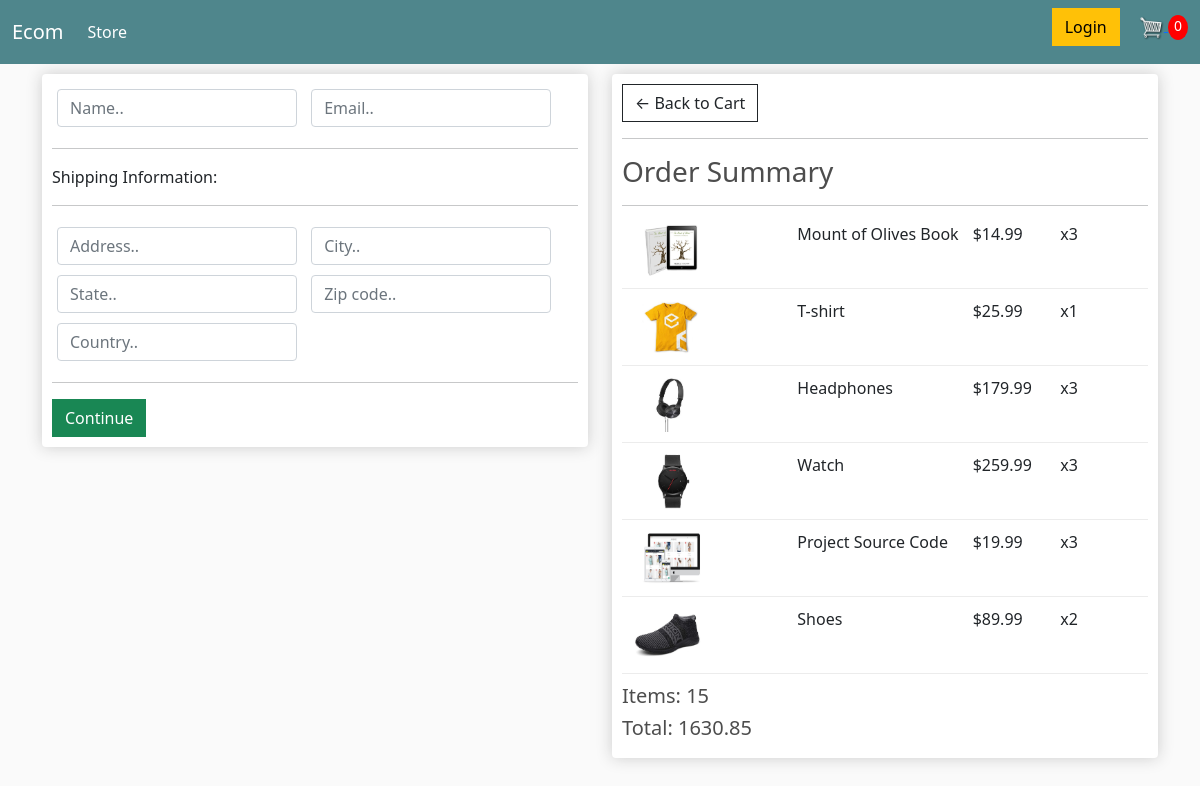
Screenshot of /checkout/ (signed in) with the database file from the repository.
### store/models.py (models this page shows, shortened)
class OrderItem(models.Model):
    product = models.ForeignKey(Product, on_delete=models.SET_NULL, blank=True, null=True)
    order = models.ForeignKey(Order, on_delete=models.SET_NULL, blank=True, null=True)
    quantity = models.IntegerField(default=0, null=True, blank=True)
    date_added = models.DateTimeField(auto_now_add=True)
    @property
    def get_total(self):
        total = self.product.price * self.quantity
        return total

class Product(models.Model):
    name = models.CharField(max_length=200, null=True)
    price = models.FloatField()
    digital = models.BooleanField(default=False, null=True, blank=False)
    image = models.ImageField(null=True, blank=True)
    @property
    def imageURL(self):
        try:
            url = self.image.url
        except:
            url = ''
        return url

class Order(models.Model):
    customer = models.ForeignKey(Customer, on_delete=models.SET_NULL, blank=True, null=True)
    date_ordered = models.DateTimeField(auto_now_add=True)
    complete = models.BooleanField(default=False, null=True, blank=False)
    transaction_id = models.CharField(max_length=200, null=True)
    @property
    def get_cart_total(self):
        orderitems = self.orderitem_set.all()
        total = sum([item.get_total for item in orderitems])
        return total
    @property
    def get_cart_items(self):
        orderitems = self.orderitem_set.all()
        total = sum([item.quantity for item in orderitems])
        return total

### store/views.py (the view)
# urls.py: path('checkout/', views.checkout, name="checkout"),
def checkout(request):
    if request.user.is_authenticated:
        customer = request.user.customer
        order, created = Order.objects.get_or_create(customer=customer, complete=False)
        items = order.orderitem_set.all()
    else:
        items=[]
        order={'get_cart_total': 0, 'get_cart_items': 0}
    context = {'items': items, 'order': order}
    return render(request, 'store/checkout.html', context)

### store/templates/store/checkout.html (shortened to what this page needs)
{% extends 'store/main.html' %}
{% load static %}
{% block content%}
    <div class="row">
        <div class="col-lg-6">
            <div class="box-element" id="form-wrapper">
                <form id="form">
                    <div id="user-info">
                        <div class="form-field">
                            <input required class="form-control" type="text" name="name" placeholder="Name..">
                        </div>
                        <div class="form-field">
                            <input required class="form-control" type="email" name="email" placeholder="Email..">
                        </div>
                    </div>
                    <div id="shipping-info">
                        <hr>
                        <p>Shipping Information:</p>
                        <hr>
                        <div class="form-field">
                            <input class="form-control" type="text" name="address" placeholder="Address..">
                        </div>
                        <div class="form-field">
                            <input class="form-control" type="text" name="city" placeholder="City..">
                        </div>
                        <div class="form-field">
                            <input class="form-control" type="text" name="state" placeholder="State..">
                        </div>
                        <div class="form-field">
                            <input class="form-control" type="text" name="zipcode" placeholder="Zip code..">
                        </div>
                        <div class="form-field">
                            <input class="form-control" type="text" name="country" placeholder="Country..">
                        </div>
                    </div>
                    <hr>
                    <input id="form-button" class="btn btn-success btn-block" type="submit" value="Continue">
                </form>
            </div>
            <br>
        </div>
        <div class="col-lg-6">
            <div class="box-element">
                <a  class="btn btn-outline-dark" href="{% url 'cart' %}">&#x2190; Back to Cart</a>
                <hr>
                <h3>Order Summary</h3>
                <hr>
                {% for item in items%}
                <div class="cart-row">
                    <div style="flex:2"><img class="row-image" src="{{item.product.imageURL}}"></div>
                    <div style="flex:2"><p>{{item.product.name}}</p></div>
                    <div style="flex:1"><p>${{item.product.price}}</p></div>
                    <div style="flex:1"><p>x{{item.quantity}}</p></div>
                </div>
                {% endfor %}
                <h5>Items:   {{order.get_cart_items}}</h5>
                <h5>Total:   {{order.get_cart_total|floatformat:2}}</h5>
            </div>
        </div>
    </div>
{% endblock content%}

### static/css/main.css (style rules this page uses)
body { background-color: hsl(0, 0%, 98%); }
h1,h2,h3,h4,h5,h6 { color:hsl(0, 0%, 30%); }
.box-element { box-shadow:hsl(0, 0%, 80%) 0 0 16px; background-color: #fff; border-radius: 4px; padding: 10px; }
.col-lg-4, .col-lg-6, .col-lg-8, .col-lg-12 { margin-top: 10px; }
.btn { border-radius: 0; }
.row-image { width: 100px; }
.form-field { width:250px; display: inline-block; padding: 5px; }
.cart-row { display: flex; align-items: flex-stretch; padding-bottom: 10px; margin-bottom: 10px; border-bottom: 1px solid #ececec; }

### rows the page displays
OrderItem: product.imageURL (picture), product.name "Mount of Olives Book", product.price "14.99", quantity "3"
OrderItem: product.imageURL (picture), product.name "T-shirt", product.price "25.99", quantity "1"
OrderItem: product.imageURL (picture), product.name "Headphones", product.price "179.99", quantity "3"
OrderItem: product.imageURL (picture), product.name "Watch", product.price "259.99", quantity "3"
OrderItem: product.imageURL (picture), product.name "Project Source Code", product.price "19.99", quantity "3"
OrderItem: product.imageURL (picture), product.name "Shoes", product.price "89.99", quantity "2"
Order: get_cart_items "15", get_cart_total "1630.85"
